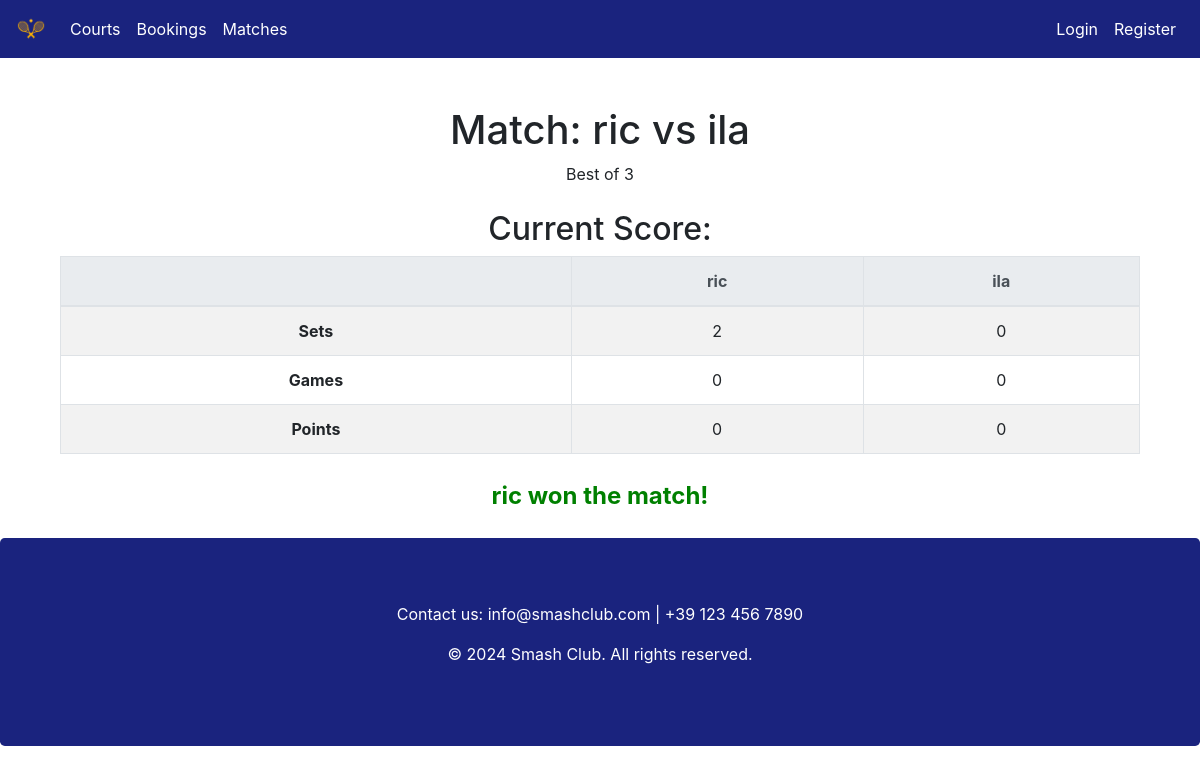
The app's page /matches/1/ with its own data.
### matches/models.py (models this page shows, shortened)
class Match(models.Model):
    BEST_OF_CHOICES = [
        (3, 'Best of 3'),
        (5, 'Best of 5'),
    ]
    player1 = models.CharField(max_length=100)
    player2 = models.CharField(max_length=100)
    best_of = models.PositiveIntegerField(choices=BEST_OF_CHOICES, default=3)
    set_player1 = models.IntegerField(default=0)
    set_player2 = models.IntegerField(default=0)
    game_player1 = models.IntegerField(default=0)
    game_player2 = models.IntegerField(default=0)
    point_player1 = models.IntegerField(default=0)
    point_player2 = models.IntegerField(default=0)
    winner = models.IntegerField(null=True, blank=True)  # 1 for player1, 2 for player2
    is_live = models.BooleanField(default=False)
    date = models.DateTimeField(auto_now_add=True)
    def get_winner(self):
        if self.winner == 1:
            return self.player1
        elif self.winner == 2:
            return self.player2
        else:
            return "--"

### matches/views.py (the view, shortened to what this page needs)
# urls.py: path("<int:match_id>/",views.match_details,name="details"),
def match_details(request, match_id):
    match = get_object_or_404(Match, id=match_id)
    context = {
        'match': match,
        'title': 'Match Details',
    }
    return render(request, 'match.html', context=context)

### matches/templates/match.html (shortened to what this page needs)
{% extends "base.html" %}
{% block content %}
<div class="container mt-5">
    <h1 class="text-center">Match: {{ match.player1 }} vs {{ match.player2 }}</h1>
    <p class="text-center">Best of {{ match.best_of }}</p>
    <div class="mt-4">
        <h2>Current Score:</h2>
        <table class="table table-bordered table-striped text-center">
            <thead class="thead-light">
                <tr>
                    <th></th>
                    <th>{{ match.player1 }}</th>
                    <th>{{ match.player2 }}</th>
                </tr>
            </thead>
            <tbody>
                <tr>
                    <td><strong>Sets</strong></td>
                    <td id="set_pl1">{{ match.set_player1 }}</td>
                    <td id="set_pl2">{{ match.set_player2 }}</td>
                </tr>
                <tr>
                    <td><strong>Games</strong></td>
                    <td id="game_pl1">{{ match.game_player1 }}</td>
                    <td id="game_pl2">{{ match.game_player2 }}</td>
                </tr>
                <tr>
                    <td><strong>Points</strong></td>
                    <td id="point_pl1">{{ match.point_player1 }}</td>
                    <td id="point_pl2">{{ match.point_player2 }}</td>
                </tr>
            </tbody>
        </table>
    </div>
    <div id="winner-announcement" class="mt-4 text-center font-weight-bold" style="font-size: 1.5em; color: green;">
        {% if match.winner %}
            {{ match.get_winner }} won the match!
        {% endif %}
    </div>
</div>
{% endblock %}

### static/custom.css (style rules this page uses)
:root { --primary-blue-navy: #1a237e; --secondary-dark-yellow: #ffb300; --text-light: #ffffff; --text-dark: #212121; --background-light: #f5f5f5; }
body { background-color: var(--background-light); color: var(--text-dark); font-family: 'Segoe UI', Arial, sans-serif; margin: 0; padding: 0; }
html, body { height: 100%; margin: 0; padding: 0; }

### records on screen
Match: player1 "ric", player2 "ila", best_of "3", set_player1 "2", set_player2 "0", game_player1 "0", game_player2 "0", point_player1 "0", point_player2 "0", get_winner "ric"
